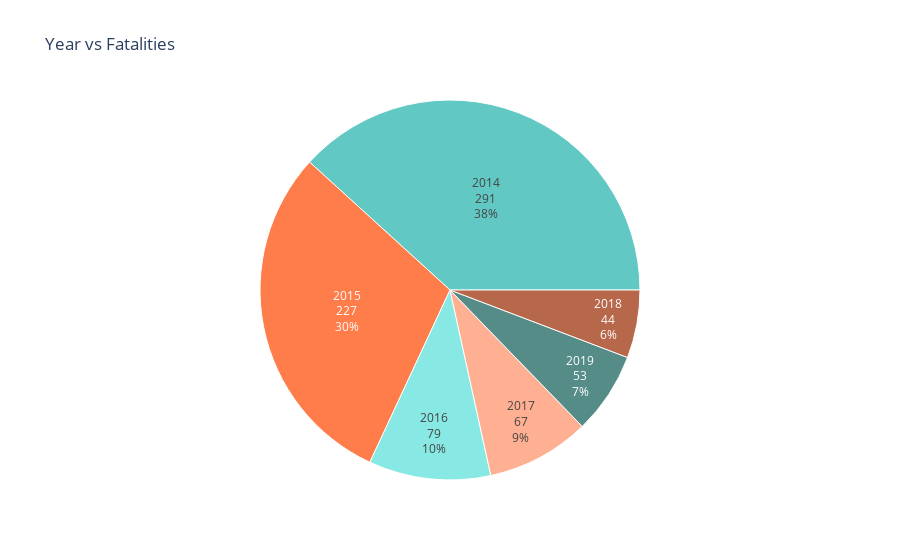

Here is the notebook cell this chart was saved with:
### Code cell
fig = xp.sunburst(demo, path=['Year'], values='No. of Fatal',
                  color_discrete_sequence=['lightseagreen', 'orangered'], title='Year vs Fatalities')
fig.data[0].textinfo = 'label+text+value+percent root'
fig.show()

### Figure 1 — Plotly figure (JSON) as saved in the notebook; plotly's stock layout.template omitted (floating-point values rounded to 4 significant figures)
{"data": [{"branchvalues": "total", "domain": {"x": [0, 1], "y": [0, 1]}, "hovertemplate": "labels=%{label}<br>No. of Fatal=%{value}<br>parent=%{parent}<br>id=%{id}<extra></extra>", "ids": ["2014", "2015", "2016", "2017", "2018", "2019"], "labels": ["2014", "2015", "2016", "2017", "2018", "2019"], "name": "", "parents": ["", "", "", "", "", ""], "textinfo": "label+text+value+percent root", "type": "sunburst", "values": [291, 227, 79, 67, 44, 53]}], "layout": {"legend": {"tracegroupgap": 0}, "sunburstcolorway": ["lightseagreen", "orangered"], "title": {"text": "Year vs Fatalities"}}}
